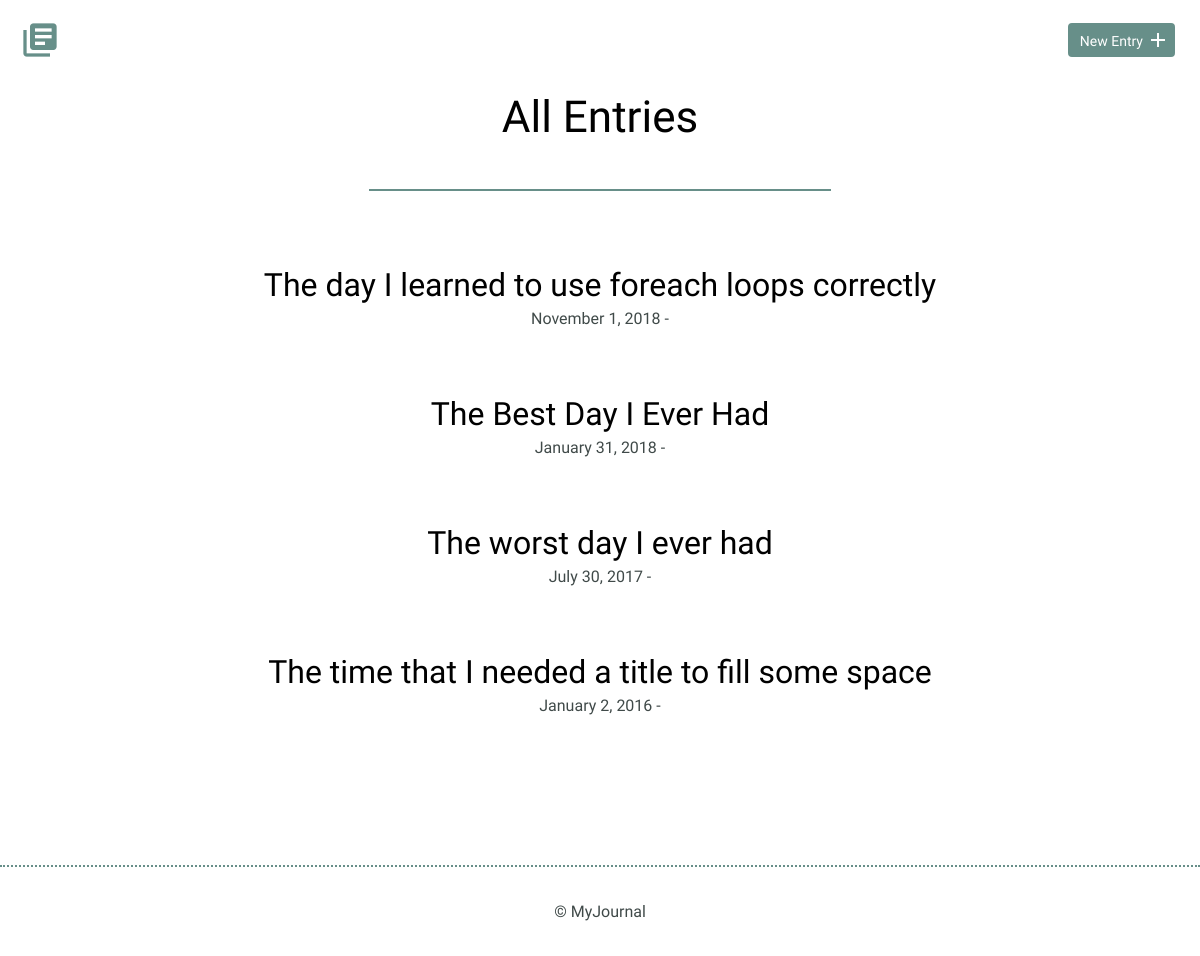
/, run on an earlier commit of the app's database.
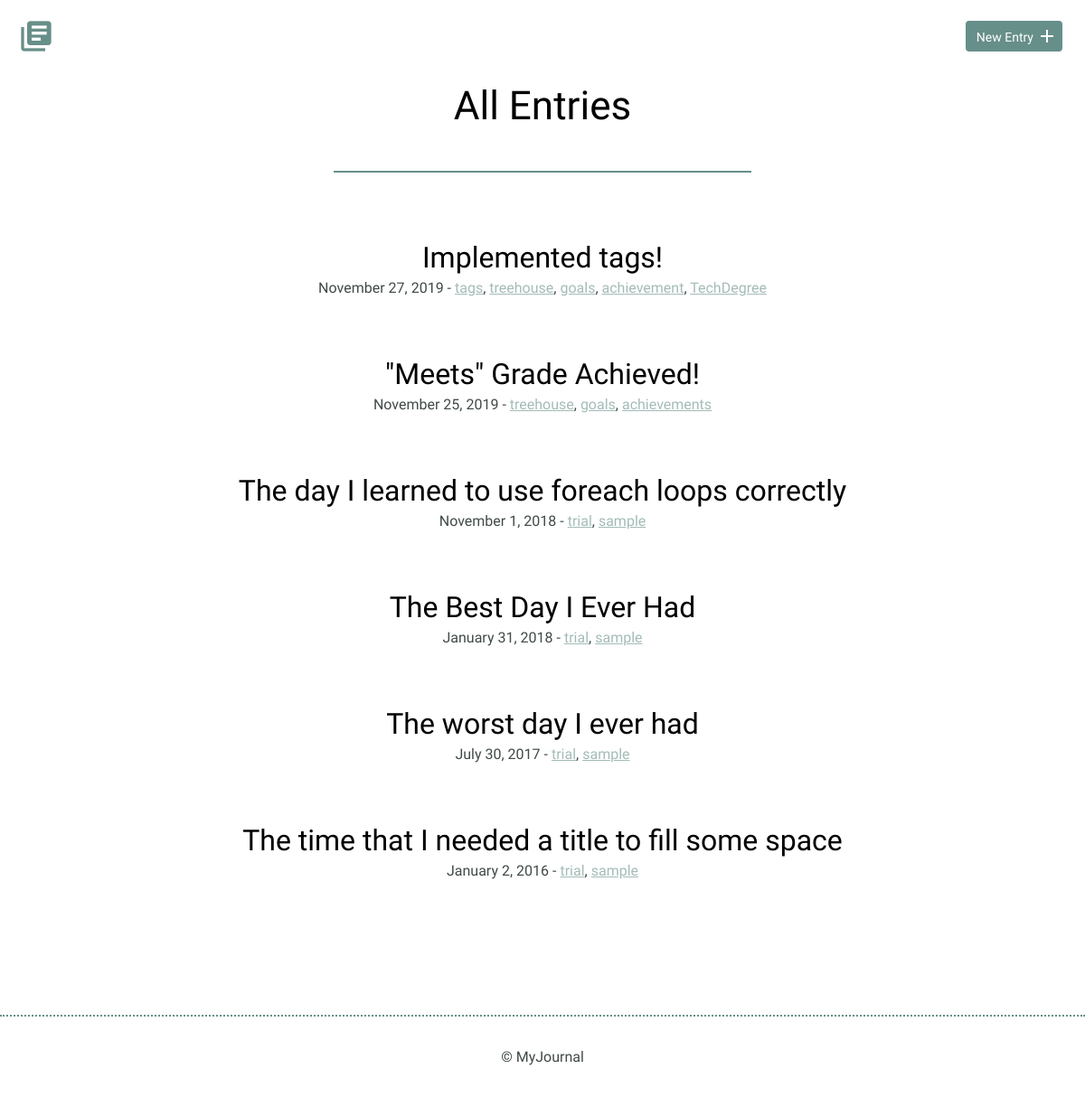
And on a later commit of the database.
### tables this page shows
CREATE TABLE "entries" (
	"id"	INTEGER,
	"title"	TEXT,
	"date"	TEXT,
	"time_spent"	INTEGER,
	"learned"	BLOB,
	"resources"	BLOB,
	"tags"	BLOB,
	PRIMARY KEY("id")
);

### inc/functions.php (called while the page is built, shortened)
<?php
function get_entries_list($tag=null){
  include("connection.php");
  try {
    $sql = "SELECT * FROM entries";
    $sql .= " ORDER BY date DESC";
    $results = $db->prepare($sql);
    $results->execute();
    $entries = $results->fetchAll(PDO::FETCH_ASSOC);
    return $entries;
  } catch (Exception $e){
    return array();
  }
}
function get_tags($entry){
  $tags = [];
  $raw_tags = $entry['tags'];
  $exploded_tags = explode(',',$raw_tags);
  foreach ($exploded_tags as $exploded_tag){
    $tags[] = trim($exploded_tag);
  }
  return $tags;
}

### index.php (the view, shortened to what this page needs)
<?php
require_once('./inc/connection.php');
include('./inc/functions.php');
$tag=null;
$pageTitle="All Entries";
include('./inc/header.php');
?>
<section>
  <div class="container">
    <h1><?= $pageTitle; ?></h1>
    <hr />
    <div class="entry-list">
      <?php
      foreach(get_entries_list($tag) as $entry) {
      $vardate = explode('-',$entry['date']);
      $year = intval($vardate[0]);
      $month = date('F',mktime(0,0,0,intval($vardate[1])));
      $date = intval($vardate[2]);
      $tags = get_tags($entry);
      ?>
      <article>
        <h2><a href="detail.php?id=<?= $entry['id']; ?>"><?= $entry['title']; ?></a></h2>
        <time datetime="<?= $entry['date'] ?>"><?= $month; ?> <?= $date ?>, <?= $year; ?></time>
        -
        <span>
          <?php
          $tags_output = [];
          foreach($tags as $tag){
            $tags_output[] = "<a href='index.php?tag=$tag'>$tag</a>";
          }
          echo implode(", ",$tags_output);
          ?>
        </span>
      </article>
      <?php } ?>
    </div>
  </div>
</section>
<?php
include('./inc/footer.php');
?>

### inc/header.php (shortened to what this page needs)
<!DOCTYPE html>
<html>
<head>
  <link rel="stylesheet" href="css/normalize.css">
  <link rel="stylesheet" href="css/site.css">
</head>
<body>
  <header>
    <div class="container">
      <div class="site-header">
        <a class="logo" href="index.php"><i class="material-icons">library_books</i></a>
        <a class="button icon-right" href="entry.php"><span>New Entry</span> <i class="material-icons">add</i></a>
      </div>
    </div>
  </header>

### inc/footer.php
<footer>
  <div>
    &copy; MyJournal
  </div>
</footer>
</body>
</html>

### css/site.css (style rules this page uses)
body { font-size: 16px; color: #404a49; font-family: "Cousine", serif; font-weight: 400; }
.container { margin: 0 auto; padding: 0 25px; }
header .site-header { margin: 0 auto; height: 95px; }
header .logo i { color: #678f89; margin: 20px 0 0 -5px; float: left; font-size: 40px; }
header .button { float: right; margin: 33px 0 0 0; }
footer { text-align: center; padding: 35px 0; border-top: 2px dotted #678f89; }
.button { padding: 8px 10px 6px 10px; background: #678f89; border: 2px solid #678f89; border-radius: 4px; text-decoration: none; color: #FFF; position: relative; text-align: center; font-size: 14px; }
.button.icon-right { padding-right: 30px; top: -10px; }
.button.icon-right i { position: absolute; top: 3px; right: 3px; }
h1, h2, h3 { margin: 0; font-weight: 400; line-height: 1em; color: #000; }
h1 { font-size: 44px; margin-bottom: 12px; text-align: center; }
h2 { font-size: 32px; }
h2 a { text-decoration: none; color: #000; }
hr { border: 1px solid #678f89; width: 40%; margin-top: 50px; }
.entry-list, .edit-entry, .new-entry { max-width: 800px; margin: 0 auto; padding: 70px 0 150px 0; }
.entry-list { display: flex; flex-direction: column; }
.entry-list article { margin-bottom: 70px; text-align: center; }
.entry-list article:last-child { margin-bottom: 0; }
.entry-list article h2 { margin-bottom: 8px; }
.entry-list article span a { color: #678f89; opacity: 0.6; }

What changed in the data, as far as the page shows it:
added entries: title "Implemented tags!", date "November", date "27", date "2019", tag "tags treehouse goals achievement TechDegree", tags_output ", , , ,"
added entries: title "\"Meets\" Grade Achieved!", date "November", date "25", date "2019", tag "treehouse goals achievements", tags_output ", ,"
changed entries "The day I learned to use foreach loops correctly": tag (not shown) → "trial sample"; tags_output (not shown) → ","
changed entries "The Best Day I Ever Had": tag (not shown) → "trial sample"; tags_output (not shown) → ","
changed entries "The worst day I ever had": tag (not shown) → "trial sample"; tags_output (not shown) → ","
changed entries "The time that I needed a title to fill some space": tag (not shown) → "trial sample"; tags_output (not shown) → ","
